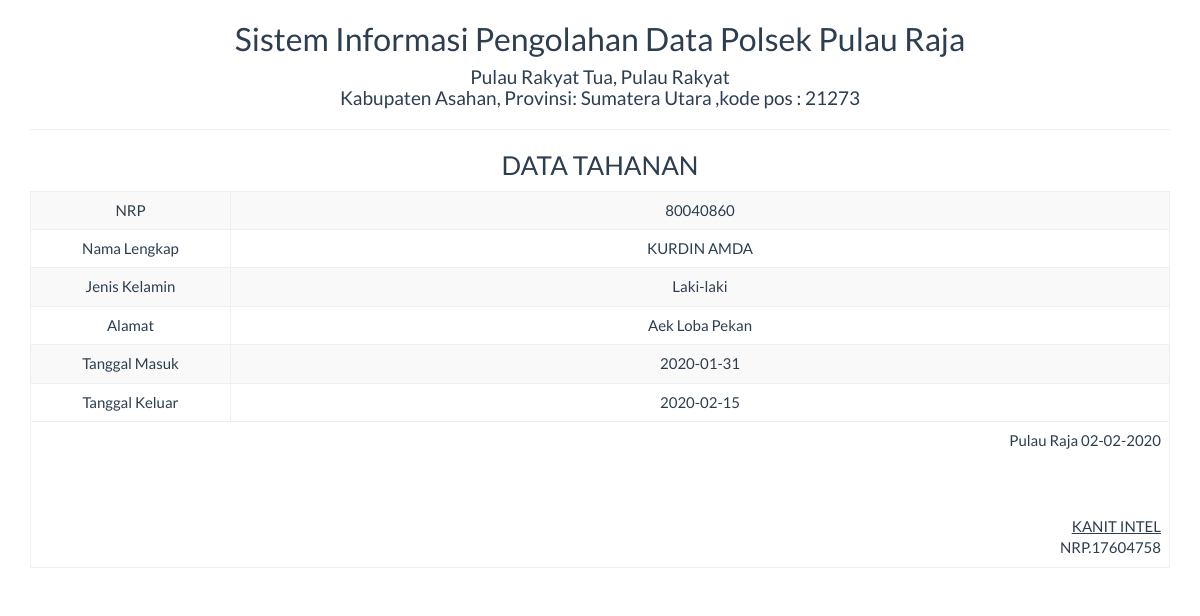
The page /report/tahanan_satu.php?id=1 on the database its author committed.
### tables this page shows
CREATE TABLE IF NOT EXISTS `tbl_tahanan` (
  `id` int(20) NOT NULL AUTO_INCREMENT,
  `nrp` varchar(100) DEFAULT NULL,
  `nama_lengkap` varchar(50) DEFAULT NULL,
  `jenis_kelamin` varchar(100) DEFAULT NULL,
  `alamat` varchar(100) DEFAULT NULL,
  `tgl_masuk` date DEFAULT NULL,
  `tgl_keluar` date DEFAULT NULL,
  `lama_tahanan` varchar(50) DEFAULT NULL,
  PRIMARY KEY (`id`)
);

### report/tahanan_satu.php (the view, shortened to what this page needs)
<!DOCTYPE html>
<html>
    <head>
        <link href="../Assets/css/bootstrap.min.css" rel="stylesheet" type="text/css"/>
    </head>
    <body onload="print()">
        <?php
        include '../config/koneksi.php';
        $sql = "SELECT * FROM tbl_tahanan WHERE id='" . $_GET ['id'] . "'";
        $query = mysqli_query($koneksi, $sql) or die("SQL Detail error");
        $data = mysqli_fetch_array($query);
        ?>
        <div class="container">
            <div class='row'>
                <div class="col-sm-12">
                    <div class="text-center">
                         <h2>Sistem Informasi Pengolahan Data Polsek Pulau Raja </h2>
                        <h4>Pulau Rakyat Tua, Pulau Rakyat <br> Kabupaten Asahan, Provinsi: Sumatera Utara ,kode pos : 21273 </h4>
                        <hr>
                        <h3>DATA TAHANAN</h3>
                        <table class="table table-bordered table-striped table-hover">
                            <tbody>
								<tr>
                            <td width="200">NRP</td> <td><?= $data['nrp'] ?></td>
                        </tr>
                        <tr>
                            <td>Nama Lengkap</td> <td><?= $data['nama_lengkap'] ?></td>
                        </tr>
                        <tr>
                            <td>Jenis Kelamin</td> <td><?= $data['jenis_kelamin'] ?></td>
                        </tr>
                        <tr>
                            <td>Alamat</td> <td><?= $data['alamat'] ?></td>
                        </tr>
                        <tr>
                            <td>Tanggal Masuk</td> <td><?= $data['tgl_masuk'] ?></td>
                        </tr>
                        <tr>
                            <td>Tanggal Keluar</td> <td><?= $data['tgl_keluar'] ?></td>
                        </tr>
                            </tbody>
                            <tfoot>
                                <tr>
                                    <td colspan="2" class="text-right">
                                        Pulau Raja  <?= date("d-m-Y") ?>
                                        <br><br><br><br>
                                       <u>KANIT INTEL</u><br>
                                         NRP.17604758
									</td>
								</tr>
							</tfoot>
                        </table>
                    </div>
                </div>
            </div>
    </body>
</html>

### rows shown on the page
tbl_tahanan: nrp "80040860", nama_lengkap "KURDIN AMDA", jenis_kelamin "Laki-laki", alamat "Aek Loba Pekan", tgl_masuk "2020-01-31", tgl_keluar "2020-02-15"
